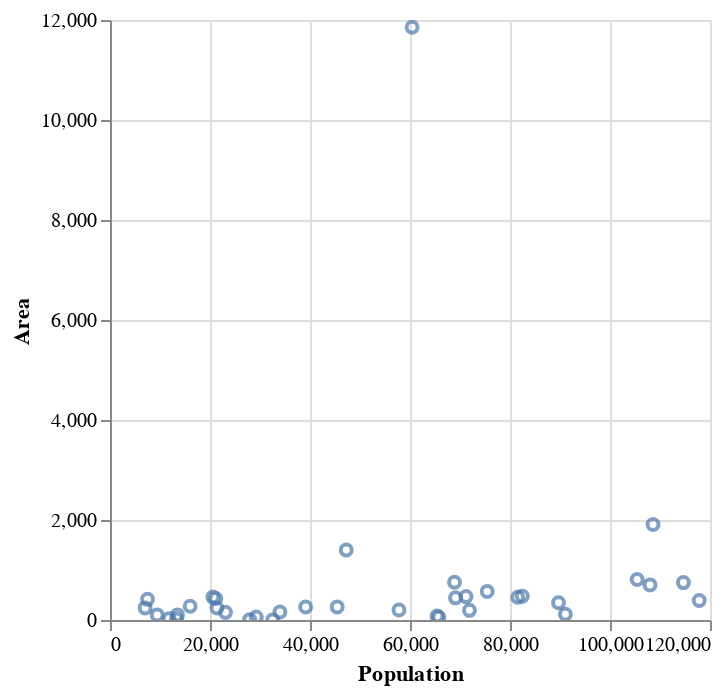

Notebook cell for this chart:
### Code cell
Chart(wd[(wd.Population < 150000) & (wd.Area < 200000)]).mark_point().encode(
    x='Population', y='Area', tooltip='Country').interactive()

### Figure 1 — Vega-Lite specification as saved in the notebook (floating-point values rounded to 4 significant figures)
{"config": {"view": {"continuousWidth": 300, "continuousHeight": 300}}, "data": {"name": "data-fea6389079f0ffe9984417467e002b90"}, "mark": {"type": "point"}, "encoding": {"tooltip": {"field": "Country", "type": "nominal"}, "x": {"field": "Population", "type": "quantitative"}, "y": {"field": "Area", "type": "quantitative"}}, "params": [{"name": "param_2", "select": {"type": "interval", "encodings": ["x", "y"]}, "bind": "scales"}], "$schema": "https://vega.github.io/schema/vega-lite/v5.20.1.json", "datasets": {"data-fea6389079f0ffe9984417467e002b90": [{"Country": "American Samoa", "Code": "ASM", "Region": "OCEANIA", "Population": 57794, "Area": 199, "Pop. Density": 290.4, "Coastline": 58.29, "Net migration": -20.71, "Infant mortality": 9.27, "GDP": 8000.0, "Literacy": 97.0, "Phones": 259.5, "Arable": 10.0, "Crops": 15.0, "Other": 75.0, "Climate": 2.0, "Birthrate": 22.46, "Deathrate": 3.27, "Agriculture": null, "Industry": null, "Service": null}, {"Country": "Andorra", "Code": "AND", "Region": "WESTERN EUROPE", "Population": 71201, "Area": 468, "Pop. Density": 152.1, "Coastline": 0.0, "Net migration": 6.6, "Infant mortality": 4.05, "GDP": 19000.0, "Literacy": 100.0, "Phones": 497.2, "Arable": 2.22, "Crops": 0.0, "Other": 97.78, "Climate": 3.0, "Birthrate": 8.71, "Deathrate": 6.25, "Agriculture": null, "Industry": null, "Service": null}, {"Country": "Anguilla", "Code": "AIA", "Region": "LATIN AMER. & CARIB", "Population": 13477, "Area": 102, "Pop. Density": 132.1, "Coastline": 59.8, "Net migration": 10.76, "Infant mortality": 21.03, "GDP": 8600.0, "Literacy": 95.0, "Phones": 460.0, "Arable": 0.0, "Crops": 0.0, "Other": 100.0, "Climate": 2.0, "Birthrate": 14.17, "Deathrate": 5.34, "Agriculture": 0.04, "Industry": 0.18, "Service": 0.78}, {"Country": "Antigua & Barbuda", "Code": "ATG", "Region": "LATIN AMER. & CARIB", "Population": 69108, "Area": 443, "Pop. Density": 156.0, "Coastline": 34.54, "Net migration": -6.15, "Infant mortality": 19.46, "GDP": 11000.0, "Literacy": 89.0, "Phones": 549.9, "Arable": 18.18, "Crops": 4.55, "Other": 77.27, "Climate": 2.0, "Birthrate": 16.93, "Deathrate": 5.37, "Agriculture": 0.038, "Industry": 0.22, "Service": 0.743}, {"Country": "Aruba", "Code": "ABW", "Region": "LATIN AMER. & CARIB", "Population": 71891, "Area": 193, "Pop. Density": 372.5, "Coastline": 35.49, "Net migration": 0.0, "Infant mortality": 5.89, "GDP": 28000.0, "Literacy": 97.0, "Phones": 516.1, "Arable": 10.53, "Crops": 0.0, "Other": 89.47, "Climate": 2.0, "Birthrate": 11.03, "Deathrate": 6.68, "Agriculture": 0.004, "Industry": 0.333, "Service": 0.663}, {"Country": "Bermuda", "Code": "BMU", "Region": "NORTHERN AMERICA", "Population": 65773, "Area": 53, "Pop. Density": 1241.0, "Coastline": 194.3, "Net migration": 2.49, "Infant mortality": 8.53, "GDP": 36000.0, "Literacy": 98.0, "Phones": 851.4, "Arable": 20.0, "Crops": 0.0, "Other": 80.0, "Climate": 2.0, "Birthrate": 11.4, "Deathrate": 7.74, "Agriculture": 0.01, "Industry": 0.1, "Service": 0.89}, {"Country": "British Virgin Is.", "Code": "VGB", "Region": "LATIN AMER. & CARIB", "Population": 23098, "Area": 153, "Pop. Density": 151.0, "Coastline": 52.29, "Net migration": 10.01, "Infant mortality": 18.05, "GDP": 16000.0, "Literacy": 97.8, "Phones": 506.5, "Arable": 20.0, "Crops": 6.67, "Other": 73.33, "Climate": 2.0, "Birthrate": 14.89, "Deathrate": 4.42, "Agriculture": 0.018, "Industry": 0.062, "Service": 0.92}, {"Country": "Cayman Islands", "Code": "CYM", "Region": "LATIN AMER. & CARIB", "Population": 45436, "Area": 262, "Pop. Density": 173.4, "Coastline": 61.07, "Net migration": 18.75, "Infant mortality": 8.19, "GDP": 35000.0, "Literacy": 98.0, "Phones": 836.3, "Arable": 3.85, "Crops": 0.0, "Other": 96.15, "Climate": 2.0, "Birthrate": 12.74, "Deathrate": 4.89, "Agriculture": 0.014, "Industry": 0.032, "Service": 0.954}, {"Country": "Cook Islands", "Code": "COK", "Region": "OCEANIA", "Population": 21388, "Area": 240, "Pop. Density": 89.1, "Coastline": 50.0, "Net migration": null, "Infant mortality": null, "GDP": 5000.0, "Literacy": 95.0, "Phones": 289.9, "Arable": 17.39, "Crops": 13.04, "Other": 69.57, "Climate": 2.0, "Birthrate": 21.0, "Deathrate": null, "Agriculture": 0.151, "Industry": 0.096, "Service": 0.753}, {"Country": "Dominica", "Code": "DMA", "Region": "LATIN AMER. & CARIB", "Population": 68910, "Area": 754, "Pop. Density": 91.4, "Coastline": 19.63, "Net migration": -13.87, "Infant mortality": 14.15, "GDP": 5400.0, "Literacy": 94.0, "Phones": 304.8, "Arable": 6.67, "Crops": 20.0, "Other": 73.33, "Climate": 2.0, "Birthrate": 15.27, "Deathrate": 6.73, "Agriculture": 0.177, "Industry": 0.328, "Service": 0.495}, {"Country": "Faroe Islands", "Code": "FRO", "Region": "WESTERN EUROPE", "Population": 47246, "Area": 1399, "Pop. Density": 33.8, "Coastline": 79.84, "Net migration": 1.41, "Infant mortality": 6.24, "GDP": 22000.0, "Literacy": null, "Phones": 503.8, "Arable": 2.14, "Crops": 0.0, "Other": 97.86, "Climate": null, "Birthrate": 14.05, "Deathrate": 8.7, "Agriculture": 0.27, "Industry": 0.11, "Service": 0.62}, {"Country": "Gibraltar", "Code": "GIB", "Region": "WESTERN EUROPE", "Population": 27928, "Area": 7, "Pop. Density": 3990.0, "Coastline": 171.4, "Net migration": 0.0, "Infant mortality": 5.13, "GDP": 17500.0, "Literacy": null, "Phones": 877.7, "Arable": 0.0, "Crops": 0.0, "Other": 100.0, "Climate": null, "Birthrate": 10.74, "Deathrate": 9.31, "Agriculture": null, "Industry": null, "Service": null}, {"Country": "Grenada", "Code": "GRD", "Region": "LATIN AMER. & CARIB", "Population": 89703, "Area": 344, "Pop. Density": 260.8, "Coastline": 35.17, "Net migration": -13.92, "Infant mortality": 14.62, "GDP": 5000.0, "Literacy": 98.0, "Phones": 364.5, "Arable": 5.88, "Crops": 29.41, "Other": 64.71, "Climate": 2.0, "Birthrate": 22.08, "Deathrate": 6.88, "Agriculture": 0.054, "Industry": 0.18, "Service": 0.766}, {"Country": "Guernsey", "Code": "GGY", "Region": "WESTERN EUROPE", "Population": 65409, "Area": 78, "Pop. Density": 838.6, "Coastline": 64.1, "Net migration": 3.84, "Infant mortality": 4.71, "GDP": 20000.0, "Literacy": null, "Phones": 842.4, "Arable": null, "Crops": null, "Other": null, "Climate": 3.0, "Birthrate": 8.81, "Deathrate": 10.01, "Agriculture": 0.03, "Industry": 0.1, "Service": 0.87}, {"Country": "Isle of Man", "Code": "IMN", "Region": "WESTERN EUROPE", "Population": 75441, "Area": 572, "Pop. Density": 131.9, "Coastline": 27.97, "Net migration": 5.36, "Infant mortality": 5.93, "GDP": 21000.0, "Literacy": null, "Phones": 676.0, "Arable": 9.0, "Crops": 0.0, "Other": 91.0, "Climate": 3.0, "Birthrate": 11.05, "Deathrate": 11.19, "Agriculture": 0.01, "Industry": 0.13, "Service": 0.86}, {"Country": "Jersey", "Code": "JEY", "Region": "WESTERN EUROPE", "Population": 91084, "Area": 116, "Pop. Density": 785.2, "Coastline": 60.34, "Net migration": 2.76, "Infant mortality": 5.24, "GDP": 24800.0, "Literacy": null, "Phones": 811.3, "Arable": 0.0, "Crops": 0.0, "Other": 100.0, "Climate": 3.0, "Birthrate": 9.3, "Deathrate": 9.28, "Agriculture": 0.05, "Industry": 0.02, "Service": 0.93}, {"Country": "Kiribati", "Code": "KIR", "Region": "OCEANIA", "Population": 105432, "Area": 811, "Pop. Density": 130.0, "Coastline": 140.9, "Net migration": 0.0, "Infant mortality": 48.52, "GDP": 800.0, "Literacy": null, "Phones": 42.7, "Arable": 2.74, "Crops": 50.68, "Other": 46.58, "Climate": 2.0, "Birthrate": 30.65, "Deathrate": 8.26, "Agriculture": 0.089, "Industry": 0.242, "Service": 0.668}, {"Country": "Liechtenstein", "Code": "LIE", "Region": "WESTERN EUROPE", "Population": 33987, "Area": 160, "Pop. Density": 212.4, "Coastline": 0.0, "Net migration": 4.85, "Infant mortality": 4.7, "GDP": 25000.0, "Literacy": 100.0, "Phones": 585.5, "Arable": 25.0, "Crops": 0.0, "Other": 75.0, "Climate": 4.0, "Birthrate": 10.21, "Deathrate": 7.18, "Agriculture": 0.06, "Industry": 0.39, "Service": 0.55}, {"Country": "Marshall Islands", "Code": "MHL", "Region": "OCEANIA", "Population": 60422, "Area": 11854, "Pop. Density": 5.1, "Coastline": 3.12, "Net migration": -6.04, "Infant mortality": 29.45, "GDP": 1600.0, "Literacy": 93.7, "Phones": 91.2, "Arable": 16.67, "Crops": 38.89, "Other": 44.44, "Climate": 2.0, "Birthrate": 33.05, "Deathrate": 4.78, "Agriculture": 0.317, "Industry": 0.149, "Service": 0.534}, {"Country": "Micronesia (Federated States of)", "Code": "FSM", "Region": "OCEANIA", "Population": 108004, "Area": 702, "Pop. Density": 153.9, "Coastline": 870.7, "Net migration": -20.99, "Infant mortality": 30.21, "GDP": 2000.0, "Literacy": 89.0, "Phones": 114.8, "Arable": 5.71, "Crops": 45.71, "Other": 48.58, "Climate": 2.0, "Birthrate": 24.68, "Deathrate": 4.75, "Agriculture": 0.289, "Industry": 0.152, "Service": 0.559}, {"Country": "Monaco", "Code": "MCO", "Region": "WESTERN EUROPE", "Population": 32543, "Area": 2, "Pop. Density": 16270.0, "Coastline": 205.0, "Net migration": 7.75, "Infant mortality": 5.43, "GDP": 27000.0, "Literacy": 99.0, "Phones": 1036.0, "Arable": 0.0, "Crops": 0.0, "Other": 100.0, "Climate": null, "Birthrate": 9.19, "Deathrate": 12.91, "Agriculture": 0.17, "Industry": null, "Service": null}, {"Country": "Montserrat", "Code": "MSR", "Region": "LATIN AMER. & CARIB", "Population": 9439, "Area": 102, "Pop. Density": 92.5, "Coastline": 39.22, "Net migration": 0.0, "Infant mortality": 7.35, "GDP": 3400.0, "Literacy": 97.0, "Phones": null, "Arable": 20.0, "Crops": 0.0, "Other": 80.0, "Climate": 2.0, "Birthrate": 17.59, "Deathrate": 7.1, "Agriculture": null, "Industry": null, "Service": null}, {"Country": "Nauru", "Code": "NRU", "Region": "OCEANIA", "Population": 13287, "Area": 21, "Pop. Density": 632.7, "Coastline": 142.9, "Net migration": 0.0, "Infant mortality": 9.95, "GDP": 5000.0, "Literacy": null, "Phones": 143.0, "Arable": 0.0, "Crops": 0.0, "Other": 100.0, "Climate": 2.0, "Birthrate": 24.76, "Deathrate": 6.7, "Agriculture": null, "Industry": null, "Service": null}, {"Country": "Northern Mariana Islands", "Code": "MNP", "Region": "OCEANIA", "Population": 82459, "Area": 477, "Pop. Density": 172.9, "Coastline": 310.7, "Net migration": 9.61, "Infant mortality": 7.11, "GDP": 12500.0, "Literacy": 97.0, "Phones": 254.7, "Arable": 13.04, "Crops": 4.35, "Other": 82.61, "Climate": 2.0, "Birthrate": 19.43, "Deathrate": 2.29, "Agriculture": null, "Industry": null, "Service": null}, {"Country": "Palau", "Code": "PLW", "Region": "OCEANIA", "Population": 20579, "Area": 458, "Pop. Density": 44.9, "Coastline": 331.7, "Net migration": 2.85, "Infant mortality": 14.84, "GDP": 9000.0, "Literacy": 92.0, "Phones": 325.6, "Arable": 8.7, "Crops": 4.35, "Other": 86.95, "Climate": 2.0, "Birthrate": 18.03, "Deathrate": 6.8, "Agriculture": 0.062, "Industry": 0.12, "Service": 0.818}, {"Country": "Saint Helena", "Code": "SHN", "Region": "SUB-SAHARAN AFRICA", "Population": 7502, "Area": 413, "Pop. Density": 18.2, "Coastline": 14.53, "Net migration": 0.0, "Infant mortality": 19.0, "GDP": 2500.0, "Literacy": 97.0, "Phones": 293.3, "Arable": 12.9, "Crops": 0.0, "Other": 87.1, "Climate": null, "Birthrate": 12.13, "Deathrate": 6.53, "Agriculture": null, "Industry": null, "Service": null}, {"Country": "Saint Kitts & Nevis", "Code": "KNA", "Region": "LATIN AMER. & CARIB", "Population": 39129, "Area": 261, "Pop. Density": 149.9, "Coastline": 51.72, "Net migration": -7.11, "Infant mortality": 14.49, "GDP": 8800.0, "Literacy": 97.0, "Phones": 638.9, "Arable": 19.44, "Crops": 2.78, "Other": 77.78, "Climate": 2.0, "Birthrate": 18.02, "Deathrate": 8.33, "Agriculture": 0.035, "Industry": 0.258, "Service": 0.707}, {"Country": "Saint Pierre & Miquelon", "Code": "SPM", "Region": "NORTHERN AMERICA", "Population": 7026, "Area": 242, "Pop. Density": 29.0, "Coastline": 49.59, "Net migration": -4.86, "Infant mortality": 7.54, "GDP": 6900.0, "Literacy": 99.0, "Phones": 683.2, "Arable": 13.04, "Crops": 0.0, "Other": 86.96, "Climate": null, "Birthrate": 13.52, "Deathrate": 6.83, "Agriculture": null, "Industry": null, "Service": null}, {"Country": "Saint Vincent and the Grenadines", "Code": "VCT", "Region": "LATIN AMER. & CARIB", "Population": 117848, "Area": 389, "Pop. Density": 303.0, "Coastline": 21.59, "Net migration": -7.64, "Infant mortality": 14.78, "GDP": 2900.0, "Literacy": 96.0, "Phones": 190.9, "Arable": 17.95, "Crops": 17.95, "Other": 64.1, "Climate": 2.0, "Birthrate": 16.18, "Deathrate": 5.98, "Agriculture": 0.1, "Industry": 0.26, "Service": 0.64}, {"Country": "San Marino", "Code": "SMR", "Region": "WESTERN EUROPE", "Population": 29251, "Area": 61, "Pop. Density": 479.5, "Coastline": 0.0, "Net migration": 10.98, "Infant mortality": 5.73, "GDP": 34600.0, "Literacy": 96.0, "Phones": 704.3, "Arable": 16.67, "Crops": 0.0, "Other": 83.33, "Climate": null, "Birthrate": 10.02, "Deathrate": 8.17, "Agriculture": null, "Industry": null, "Service": null}, {"Country": "Seychelles", "Code": "SYC", "Region": "SUB-SAHARAN AFRICA", "Population": 81541, "Area": 455, "Pop. Density": 179.2, "Coastline": 107.9, "Net migration": -5.69, "Infant mortality": 15.53, "GDP": 7800.0, "Literacy": 58.0, "Phones": 262.4, "Arable": 2.22, "Crops": 13.33, "Other": 84.45, "Climate": 2.0, "Birthrate": 16.03, "Deathrate": 6.29, "Agriculture": 0.032, "Industry": 0.304, "Service": 0.665}, {"Country": "Tonga", "Code": "TON", "Region": "OCEANIA", "Population": 114689, "Area": 748, "Pop. Density": 153.3, "Coastline": 56.02, "Net migration": 0.0, "Infant mortality": 12.62, "GDP": 2200.0, "Literacy": 98.5, "Phones": 97.7, "Arable": 23.61, "Crops": 43.06, "Other": 33.33, "Climate": 2.0, "Birthrate": 25.37, "Deathrate": 5.28, "Agriculture": 0.23, "Industry": 0.27, "Service": 0.5}, {"Country": "Turks & Caicos Islands", "Code": "TCA", "Region": "LATIN AMER. & CARIB", "Population": 21152, "Area": 430, "Pop. Density": 49.2, "Coastline": 90.47, "Net migration": 11.68, "Infant mortality": 15.67, "GDP": 9600.0, "Literacy": 98.0, "Phones": 269.5, "Arable": 2.33, "Crops": 0.0, "Other": 97.67, "Climate": 2.0, "Birthrate": 21.84, "Deathrate": 4.21, "Agriculture": null, "Industry": null, "Service": null}, {"Country": "Tuvalu", "Code": "TUV", "Region": "OCEANIA", "Population": 11810, "Area": 26, "Pop. Density": 454.2, "Coastline": 92.31, "Net migration": 0.0, "Infant mortality": 20.03, "GDP": 1100.0, "Literacy": null, "Phones": 59.3, "Arable": 0.0, "Crops": 0.0, "Other": 100.0, "Climate": 2.0, "Birthrate": 22.18, "Deathrate": 7.11, "Agriculture": 0.166, "Industry": 0.272, "Service": 0.562}, {"Country": "Virgin Islands", "Code": "VIR", "Region": "LATIN AMER. & CARIB", "Population": 108605, "Area": 1910, "Pop. Density": 56.9, "Coastline": 9.84, "Net migration": -8.94, "Infant mortality": 8.03, "GDP": 17200.0, "Literacy": null, "Phones": 652.8, "Arable": 11.76, "Crops": 2.94, "Other": 85.3, "Climate": 2.0, "Birthrate": 13.96, "Deathrate": 6.43, "Agriculture": 0.01, "Industry": 0.19, "Service": 0.8}, {"Country": "Wallis and Futuna", "Code": "WLF", "Region": "OCEANIA", "Population": 16025, "Area": 274, "Pop. Density": 58.5, "Coastline": 47.08, "Net migration": null, "Infant mortality": null, "GDP": 3700.0, "Literacy": 50.0, "Phones": 118.6, "Arable": 5.0, "Crops": 25.0, "Other": 70.0, "Climate": 2.0, "Birthrate": null, "Deathrate": null, "Agriculture": null, "Industry": null, "Service": null}]}}
